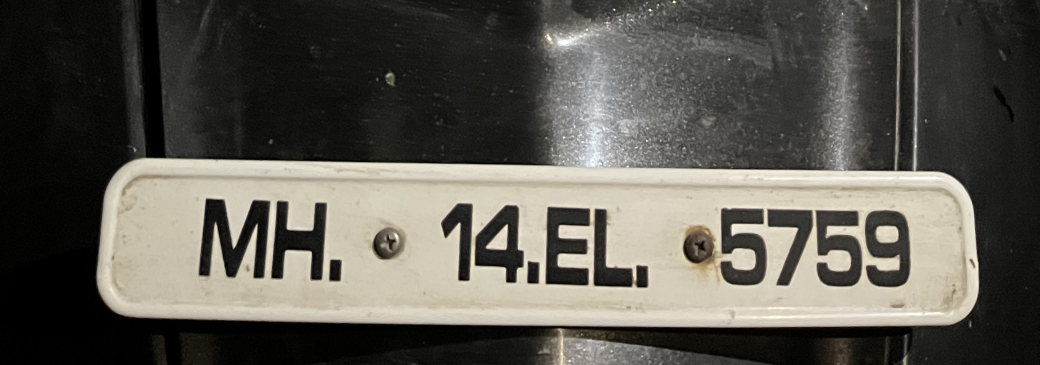
#> input picture np_with_helmet.jpg, 2080 x 730 px (shown at 1/2 size)
$ python -i numberplateDetection.py   (imports and definitions only)
#> lines starting #> are read from the running program, lines starting #| are printed output that depends on the picture; after the words box and inside, x2 and y2 are one past the last pixel; in counts of white or black regions, pixels touching at a corner belong together
import cv2
import matplotlib.pyplot as plt
import numpy as np
import pytesseract

def predict1(image_path):
#> called with image_path = 'np_with_helmet.jpg'
    plt.style.use('dark_background')
    # img_ori = cv2.imread("presentation\\np_without_helmet.jpeg")
    img_ori = cv2.imread("np_with_helmet.jpg")
#> img_ori is the input picture: shape (730, 2080, 3); mean B, G, R 81.6, 89.1, 91.6
    height, width, channel = img_ori.shape
#> height = 730; width = 2080; channel = 3

    plt.figure(figsize=(12, 10))
    plt.imshow(img_ori, cmap='gray')
    plt.axis('off')
    plt.savefig('Car.png',bbox_inches = 'tight')
    # plt.show()

    # In[1]
    # Convert Image to Grayscale
    gray = cv2.cvtColor(img_ori, cv2.COLOR_BGR2GRAY)
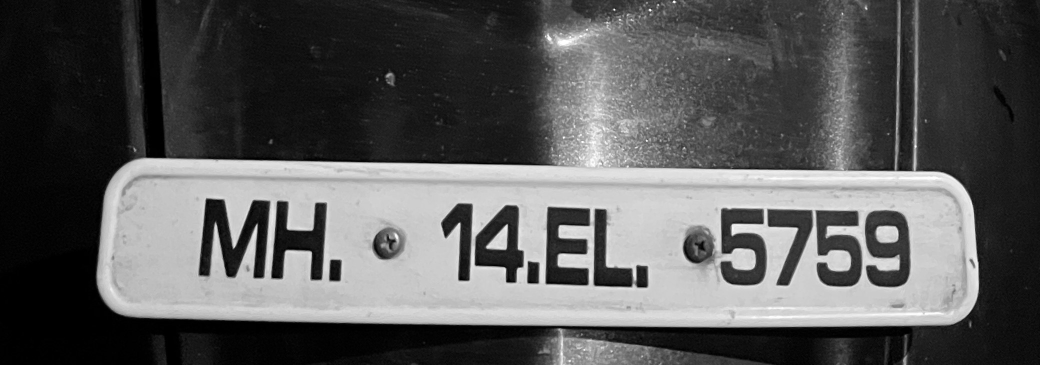
#> gray: shape (730, 2080) (shown at 1/2 size); min 0, max 255, mean 89.1

    plt.figure(figsize=(12, 10))
    plt.imshow(gray, cmap='gray')
    plt.axis('off')
    plt.savefig('Car-GrayScale.png',bbox_inches = 'tight')
    # plt.show()

    # In[2]
    # # Maximize Contrast
    structuringElement = cv2.getStructuringElement(cv2.MORPH_RECT, (3, 3))

    imgTopHat = cv2.morphologyEx(gray, cv2.MORPH_TOPHAT, structuringElement)
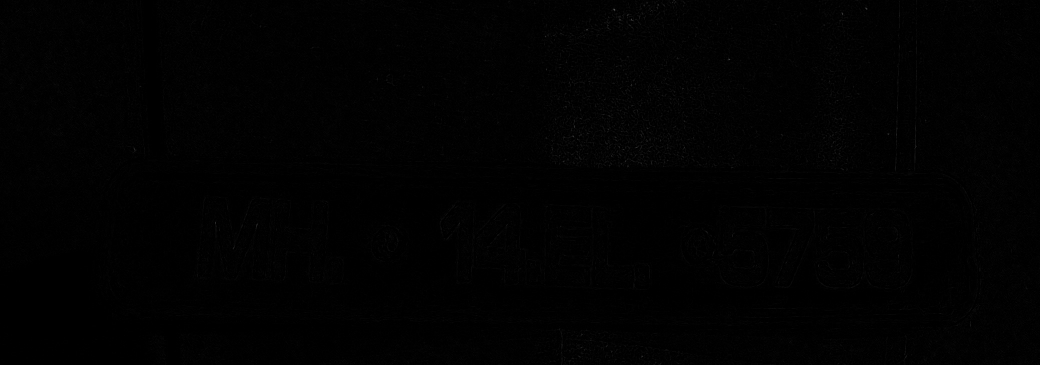
#> imgTopHat: shape (730, 2080) (shown at 1/2 size); min 0, max 87, mean 1.2
    imgBlackHat = cv2.morphologyEx(gray, cv2.MORPH_BLACKHAT, structuringElement)

    imgGrayscalePlusTopHat = cv2.add(gray, imgTopHat)
    gray = cv2.subtract(imgGrayscalePlusTopHat, imgBlackHat)

    plt.figure(figsize=(12, 10))
    plt.imshow(gray, cmap='gray')
    plt.axis('off')
    plt.savefig('Car-Contrast.png',bbox_inches = 'tight')
    # plt.show()

    # In[3]
    # # Adaptive Thresholding
    img_blurred = cv2.GaussianBlur(gray, ksize=(5, 5), sigmaX=0)

    img_thresh = cv2.adaptiveThreshold(
        img_blurred,
        maxValue=255.0,
        adaptiveMethod=cv2.ADAPTIVE_THRESH_GAUSSIAN_C,
        thresholdType=cv2.THRESH_BINARY_INV,
        blockSize=19,
        C=9
    )
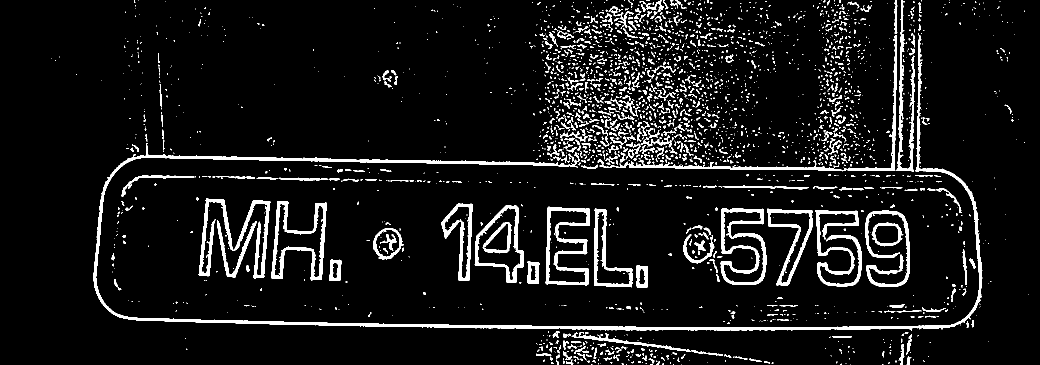
#> img_thresh: shape (730, 2080) (shown at 1/2 size); 7.5% white; 2726 white regions (2124 under 20 px)

    plt.figure(figsize=(12, 10))
    plt.imshow(img_thresh, cmap='gray')
    plt.axis('off')
    plt.savefig('Car-Adaptive-Thresholding.png',bbox_inches = 'tight')
    # plt.show()

    # In[4]
    # Finding Contours to locate plate
    contours, _= cv2.findContours(
        img_thresh,
        mode=cv2.RETR_LIST,
        method=cv2.CHAIN_APPROX_SIMPLE
    )
#> contours = 2762 contours, 2406 with area under 20; largest, box (x1, y1, x2, y2) and area: (187, 66, 1965, 661) 16486, (949, 410, 1048, 566) 9316, (1091, 413, 1180, 571) 9084, (1441, 416, 1533, 570) 8850, (543, 402, 654, 561) 8698

    temp_result = np.zeros((height, width, channel), dtype=np.uint8)

#> (the run stopped early here; a loop or call above may not have finished)
